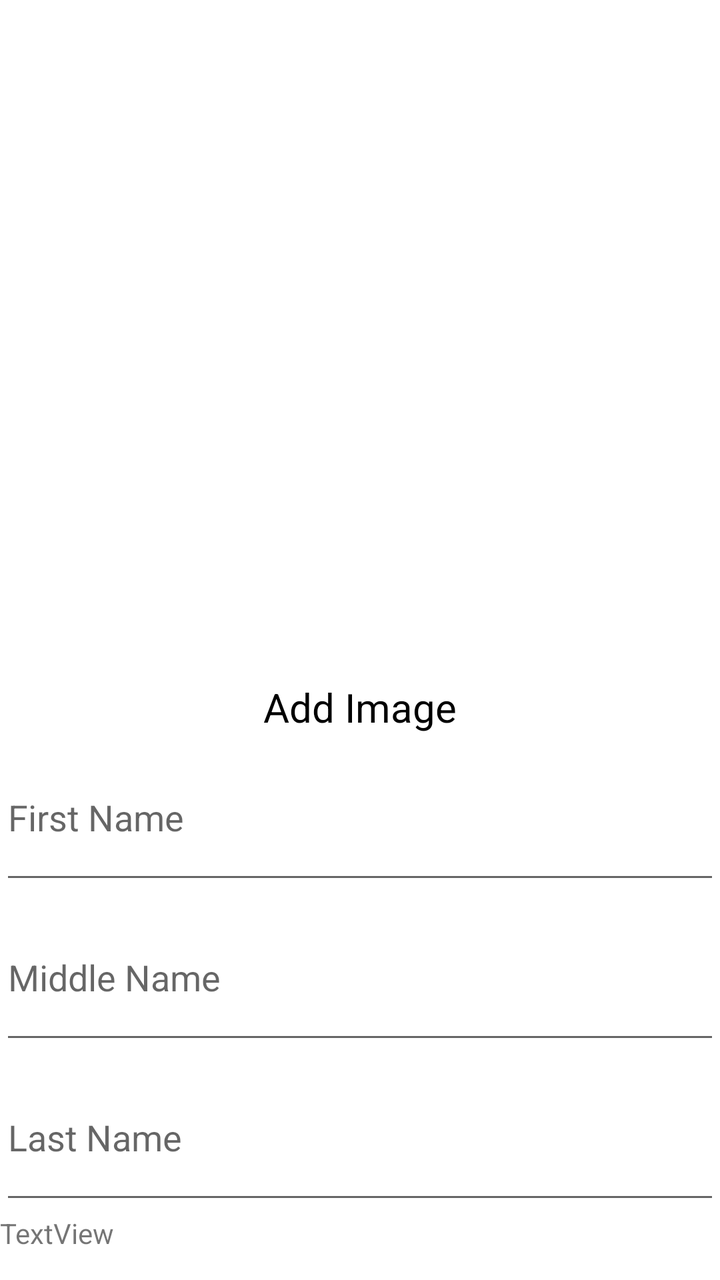
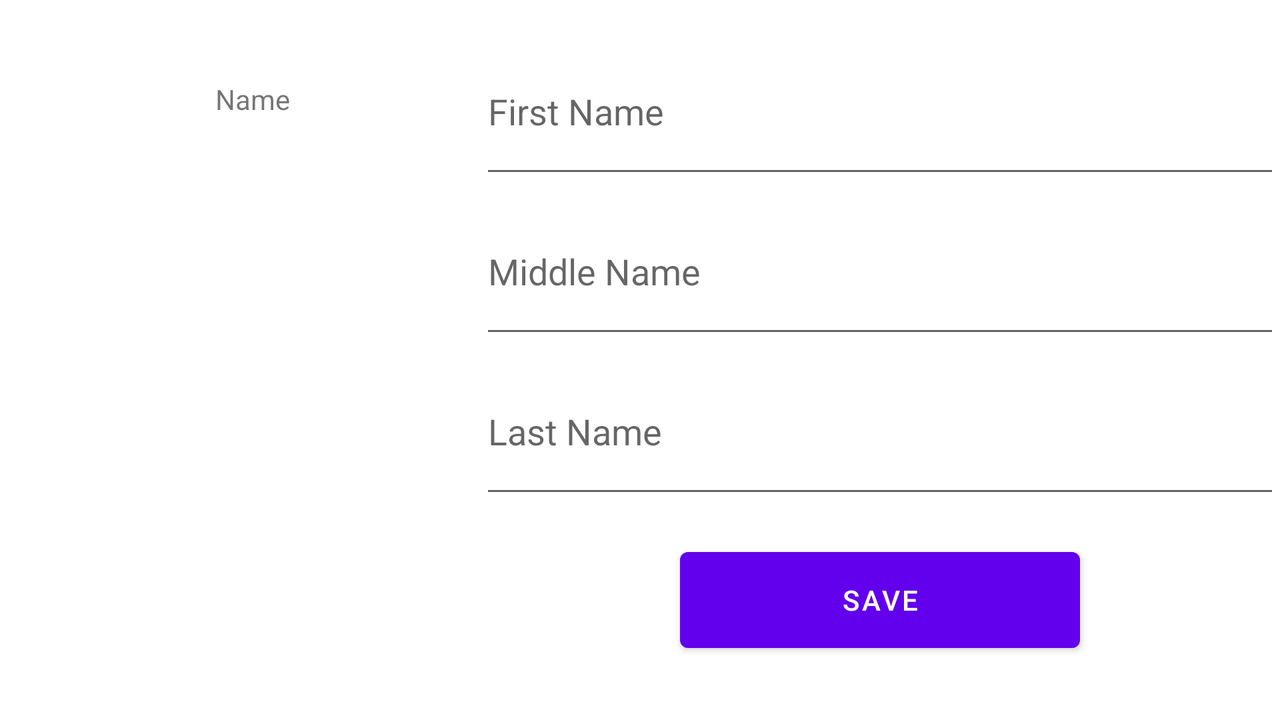

One screen, two layout resources from the same app: the default and the repository's alternative for another configuration. Each is rendered where Android would select it; the XML of both is given below.
<!-- AndroidManifest.xml: application theme Theme.Lifecycle_management_and_intents -->
<!-- res/layout/activity_main.xml -->
<?xml version="1.0" encoding="utf-8"?>
<androidx.constraintlayout.widget.ConstraintLayout xmlns:android="http://schemas.android.com/apk/res/android"
    xmlns:app="http://schemas.android.com/apk/res-auto"
    xmlns:tools="http://schemas.android.com/tools"
    android:layout_width="match_parent"
    android:layout_height="match_parent"
    tools:context=".MainActivity">

    <LinearLayout
        android:id="@+id/linearLayout"
        android:layout_width="match_parent"
        android:layout_height="match_parent"
        android:orientation="vertical"
        app:layout_constraintTop_toTopOf="parent">

        <ImageButton
            android:id="@+id/imageButton"
            android:layout_width="300dp"
            android:layout_height="300dp"
            android:layout_marginTop="20dp"
            android:layout_marginBottom="20dp"
            android:background="@drawable/img"
            android:scaleType="fitXY"
            android:layout_gravity="center"/>

        <TextView
            android:id="@+id/textView"
            android:layout_width="wrap_content"
            android:layout_height="wrap_content"
            android:layout_gravity="center"
            android:text="Add Image"
            android:textColor="#000000"
            android:textSize="20sp" />

        <EditText
            android:id="@+id/firstNameTxt"
            android:layout_width="match_parent"
            android:layout_height="80dp"
            android:ems="10"
            android:hint="First Name"
            android:inputType="textPersonName"
            app:layout_constraintBottom_toBottomOf="parent" />

        <EditText
            android:id="@+id/midNameTxt"
            android:layout_width="match_parent"
            android:layout_height="80dp"
            android:ems="10"
            android:hint="Middle Name"
            android:inputType="textPersonName" />

        <EditText
            android:id="@+id/lastNameTxt"
            android:layout_width="match_parent"
            android:layout_height="80dp"
            android:ems="10"
            android:hint="Last Name"
            android:inputType="textPersonName" />

        <TextView
            android:id="@+id/fullTextView"
            android:layout_width="match_parent"
            android:layout_height="wrap_content"
            android:text="TextView" />

        <Button
            android:id="@+id/saveBtn"
            android:layout_width="200dp"
            android:layout_height="60dp"
            android:text="Save"
            android:layout_gravity="center"
            android:layout_marginTop="10dp"/>
    </LinearLayout>


</androidx.constraintlayout.widget.ConstraintLayout>
<!-- resources referenced by this layout -->
<resources>
  <!-- drawable img (drawable) -->
  <?xml version="1.0" encoding="utf-8"?>
  <layer-list xmlns:android="http://schemas.android.com/apk/res/android">
      <item android:drawable="@drawable/round_btn"/>
      <item android:drawable="@drawable/ic_launcher_foreground"/>
  </layer-list>
  <style name="Theme.Lifecycle_management_and_intents" parent="Theme.MaterialComponents.DayNight.DarkActionBar">
          
          <item name="colorPrimary">@color/purple_500</item>
          <item name="colorPrimaryVariant">@color/purple_700</item>
          <item name="colorOnPrimary">@color/white</item>
          
          <item name="colorSecondary">@color/teal_200</item>
          <item name="colorSecondaryVariant">@color/teal_700</item>
          <item name="colorOnSecondary">@color/black</item>
          
          <item name="android:statusBarColor">?attr/colorPrimaryVariant</item>
          
      </style>
  <!-- drawable round_btn (drawable) -->
  <?xml version="1.0" encoding="utf-8"?>
  <shape xmlns:android="http://schemas.android.com/apk/res/android"
      android:shape="ring"
      android:innerRadius="0dp"
      android:thicknessRatio="2"
      android:useLevel="false">
      <solid android:color="#333" />
      <stroke
          android:width="4dp"
          android:color="#0E8493"
          />
  </shape>
</resources>
<!-- res/layout-land/activity_main.xml (the repository's variant of the layout above) -->
<!-- drawn on the phone turned sideways -->
<?xml version="1.0" encoding="utf-8"?>
<androidx.constraintlayout.widget.ConstraintLayout xmlns:android="http://schemas.android.com/apk/res/android"
    xmlns:app="http://schemas.android.com/apk/res-auto"
    xmlns:tools="http://schemas.android.com/tools"
    android:layout_width="match_parent"
    android:layout_height="match_parent"
    tools:context=".MainActivity">

    <LinearLayout
        android:id="@+id/linearLayout"
        android:layout_width="400dp"
        android:layout_height="wrap_content"
        android:orientation="vertical"
        app:layout_constraintBottom_toBottomOf="parent"
        app:layout_constraintRight_toRightOf="parent"
        app:layout_constraintTop_toTopOf="parent">


        <EditText
            android:id="@+id/firstNameTxt"
            android:layout_width="match_parent"
            android:layout_height="80dp"
            android:ems="10"
            android:hint="First Name"
            android:inputType="textPersonName"
            app:layout_constraintBottom_toBottomOf="parent" />

        <EditText
            android:id="@+id/midNameTxt"
            android:layout_width="match_parent"
            android:layout_height="80dp"
            android:ems="10"
            android:hint="Middle Name"
            android:inputType="textPersonName" />

        <EditText
            android:id="@+id/lastNameTxt"
            android:layout_width="match_parent"
            android:layout_height="80dp"
            android:ems="10"
            android:hint="Last Name"
            android:inputType="textPersonName" />

        <Button
            android:id="@+id/saveBtn"
            android:layout_width="200dp"
            android:layout_height="60dp"
            android:layout_gravity="center"
            android:layout_marginTop="16dp"
            android:layout_marginBottom="16dp"
            android:text="Save" />

    </LinearLayout>

    <ImageButton
        android:id="@+id/imageButton"
        android:layout_width="200dp"
        android:layout_height="200dp"
        android:layout_gravity="center"
        android:layout_marginBottom="40dp"
        android:background="@drawable/img"
        android:scaleType="fitXY"
        app:layout_constraintBottom_toBottomOf="parent"
        app:layout_constraintEnd_toStartOf="@+id/linearLayout"
        app:layout_constraintHorizontal_bias="0.571"
        app:layout_constraintStart_toStartOf="parent"
        app:layout_constraintTop_toBottomOf="@+id/fullTextView" />

    <TextView
        android:id="@+id/fullTextView"
        android:layout_width="wrap_content"
        android:layout_height="wrap_content"
        android:layout_gravity="center"
        android:layout_marginTop="40dp"
        android:text="Name"
        app:layout_constraintEnd_toStartOf="@+id/linearLayout"
        app:layout_constraintHorizontal_bias="0.531"
        app:layout_constraintStart_toStartOf="parent"
        app:layout_constraintTop_toTopOf="parent" />


</androidx.constraintlayout.widget.ConstraintLayout>
